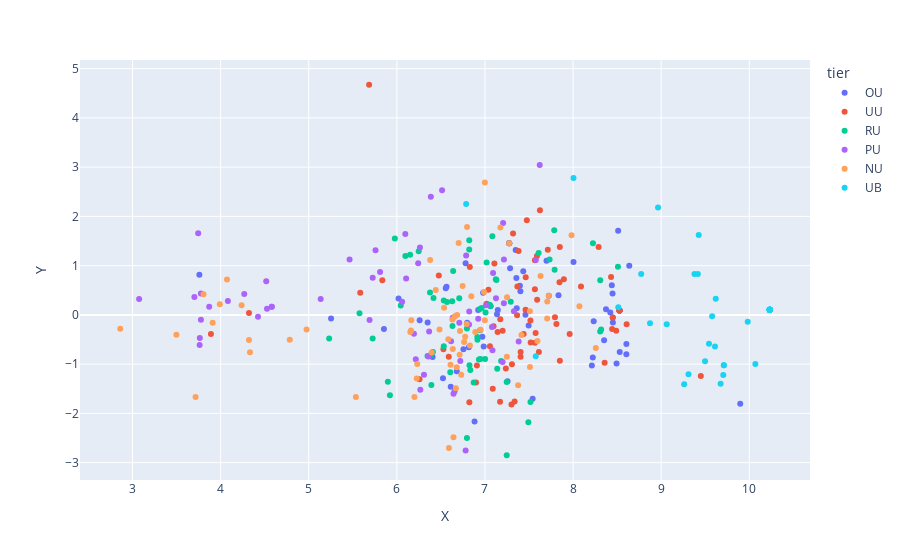

Notebook cell for this chart:
### Markdown cell above
### Sans les noms

### Code cell
px.scatter(data_transformed, x="X", y="Y", color="tier")
